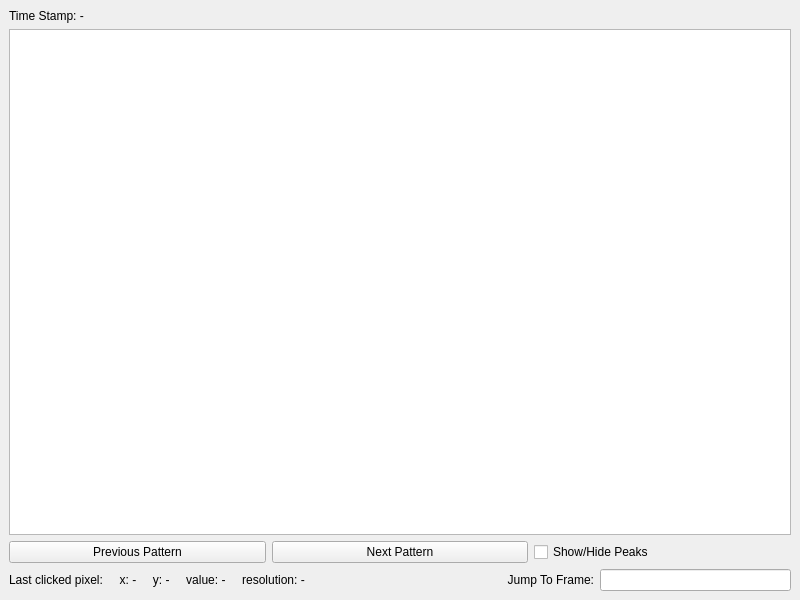
<?xml version="1.0" encoding="UTF-8"?>
<ui version="4.0">
 <class>MainWindow</class>
 <widget class="QMainWindow" name="MainWindow">
  <property name="geometry">
   <rect>
    <x>0</x>
    <y>0</y>
    <width>800</width>
    <height>600</height>
   </rect>
  </property>
  <property name="windowTitle">
   <string>MainWindow</string>
  </property>
  <widget class="QWidget" name="centralwidget">
   <layout class="QGridLayout" name="gridLayout">
    <item row="1" column="0">
     <layout class="QVBoxLayout" name="verticalLayout">
      <item>
       <layout class="QHBoxLayout" name="horizontalLayout4">
        <item>
         <widget class="QLabel" name="timeStampLabel">
          <property name="text">
           <string>Time Stamp: -</string>
          </property>
         </widget>
        </item>
       </layout>
      </item>
      <item>
       <widget class="ImageView" name="imageView"/>
      </item>
      <item>
       <layout class="QHBoxLayout" name="horizontalLayout">
        <item>
         <widget class="QPushButton" name="previousPushButton">
          <property name="text">
           <string>Previous Pattern</string>
          </property>
         </widget>
        </item>
        <item>
         <widget class="QPushButton" name="nextPushButton">
          <property name="text">
           <string>Next Pattern</string>
          </property>
         </widget>
        </item>
        <item>
         <widget class="QCheckBox" name="peaksCheckBox">
          <property name="text">
           <string>Show/Hide Peaks</string>
          </property>
         </widget>
        </item>
       </layout>
      </item>
      <item>
       <layout class="QHBoxLayout" name="horizontalLayout2">
        <item>
         <widget class="QLabel" name="pixelLabel">
          <property name="text">
           <string>Last clicked pixel:     x: -     y: -     value: -     resolution: -</string>
          </property>
         </widget>
        </item>
        <item>
         <layout class="QHBoxLayout" name="horizontalLayout3">
          <item>
           <widget class="QLabel" name="jumpToLabel">
            <property name="text">
             <string>Jump To Frame:</string>
            </property>
            <property name="alignment">
             <set>Qt::AlignRight|Qt::AlignTrailing|Qt::AlignVCenter</set>
            </property>
           </widget>
          </item>
          <item>
           <widget class="QLineEdit" name="jumpToLineEdit">
            <property name="sizePolicy">
             <sizepolicy hsizetype="Minimum" vsizetype="Fixed">
              <horstretch>0</horstretch>
              <verstretch>0</verstretch>
             </sizepolicy>
            </property>
           </widget>
          </item>
         </layout>
        </item>
       </layout>
      </item>
     </layout>
    </item>
   </layout>
  </widget>
 </widget>
 <customwidgets>
  <customwidget>
   <class>ImageView</class>
   <extends>QGraphicsView</extends>
   <header>pyqtgraph</header>
  </customwidget>
 </customwidgets>
 <resources/>
 <connections/>
</ui>
